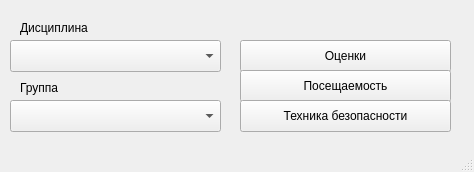
<?xml version="1.0" encoding="UTF-8"?>
<ui version="4.0">
 <class>MainWindow</class>
 <widget class="QMainWindow" name="MainWindow">
  <property name="geometry">
   <rect>
    <x>0</x>
    <y>0</y>
    <width>474</width>
    <height>172</height>
   </rect>
  </property>
  <property name="windowTitle">
   <string>Успеваемость</string>
  </property>
  <widget class="QWidget" name="centralwidget">
   <widget class="QComboBox" name="comboBox_2">
    <property name="geometry">
     <rect>
      <x>10</x>
      <y>100</y>
      <width>211</width>
      <height>32</height>
     </rect>
    </property>
   </widget>
   <widget class="QLabel" name="label_2">
    <property name="geometry">
     <rect>
      <x>20</x>
      <y>80</y>
      <width>44</width>
      <height>16</height>
     </rect>
    </property>
    <property name="text">
     <string>Группа</string>
    </property>
   </widget>
   <widget class="QComboBox" name="comboBox">
    <property name="geometry">
     <rect>
      <x>10</x>
      <y>40</y>
      <width>211</width>
      <height>32</height>
     </rect>
    </property>
   </widget>
   <widget class="QLabel" name="label">
    <property name="geometry">
     <rect>
      <x>20</x>
      <y>20</y>
      <width>161</width>
      <height>16</height>
     </rect>
    </property>
    <property name="text">
     <string>Дисциплина</string>
    </property>
   </widget>
   <widget class="QPushButton" name="pushButton">
    <property name="geometry">
     <rect>
      <x>240</x>
      <y>40</y>
      <width>211</width>
      <height>32</height>
     </rect>
    </property>
    <property name="sizePolicy">
     <sizepolicy hsizetype="Fixed" vsizetype="Fixed">
      <horstretch>0</horstretch>
      <verstretch>0</verstretch>
     </sizepolicy>
    </property>
    <property name="text">
     <string>Оценки</string>
    </property>
   </widget>
   <widget class="QPushButton" name="pushButton_2">
    <property name="geometry">
     <rect>
      <x>240</x>
      <y>70</y>
      <width>211</width>
      <height>32</height>
     </rect>
    </property>
    <property name="sizePolicy">
     <sizepolicy hsizetype="Fixed" vsizetype="Fixed">
      <horstretch>0</horstretch>
      <verstretch>0</verstretch>
     </sizepolicy>
    </property>
    <property name="text">
     <string>Посещаемость</string>
    </property>
   </widget>
   <widget class="QPushButton" name="pushButton_3">
    <property name="geometry">
     <rect>
      <x>240</x>
      <y>100</y>
      <width>211</width>
      <height>32</height>
     </rect>
    </property>
    <property name="text">
     <string>Техника безопасности</string>
    </property>
   </widget>
  </widget>
  <widget class="QStatusBar" name="statusbar"/>
 </widget>
 <resources/>
 <connections/>
</ui>
